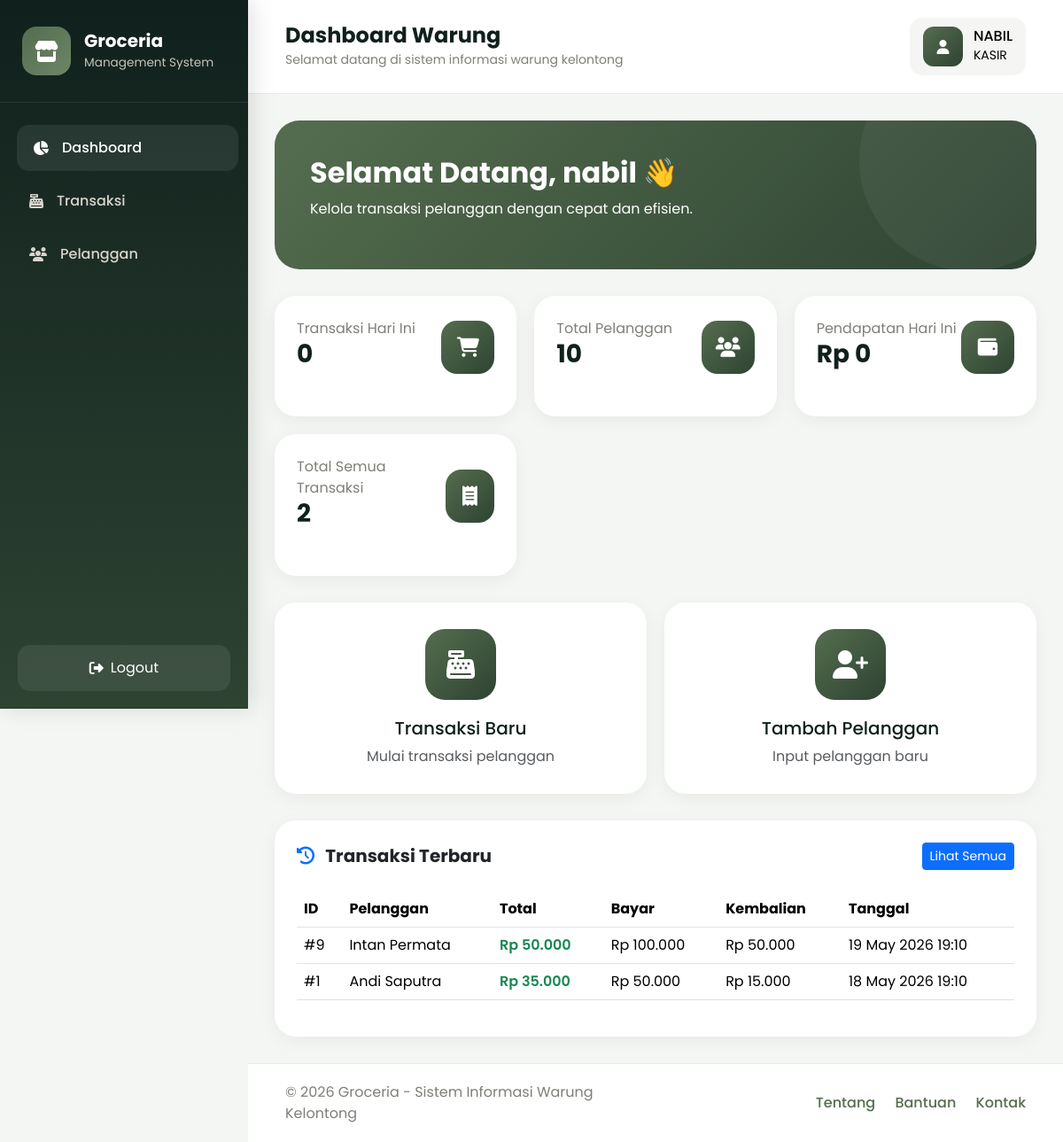
The app's page /dashboard/kasir.php (signed in), older data.
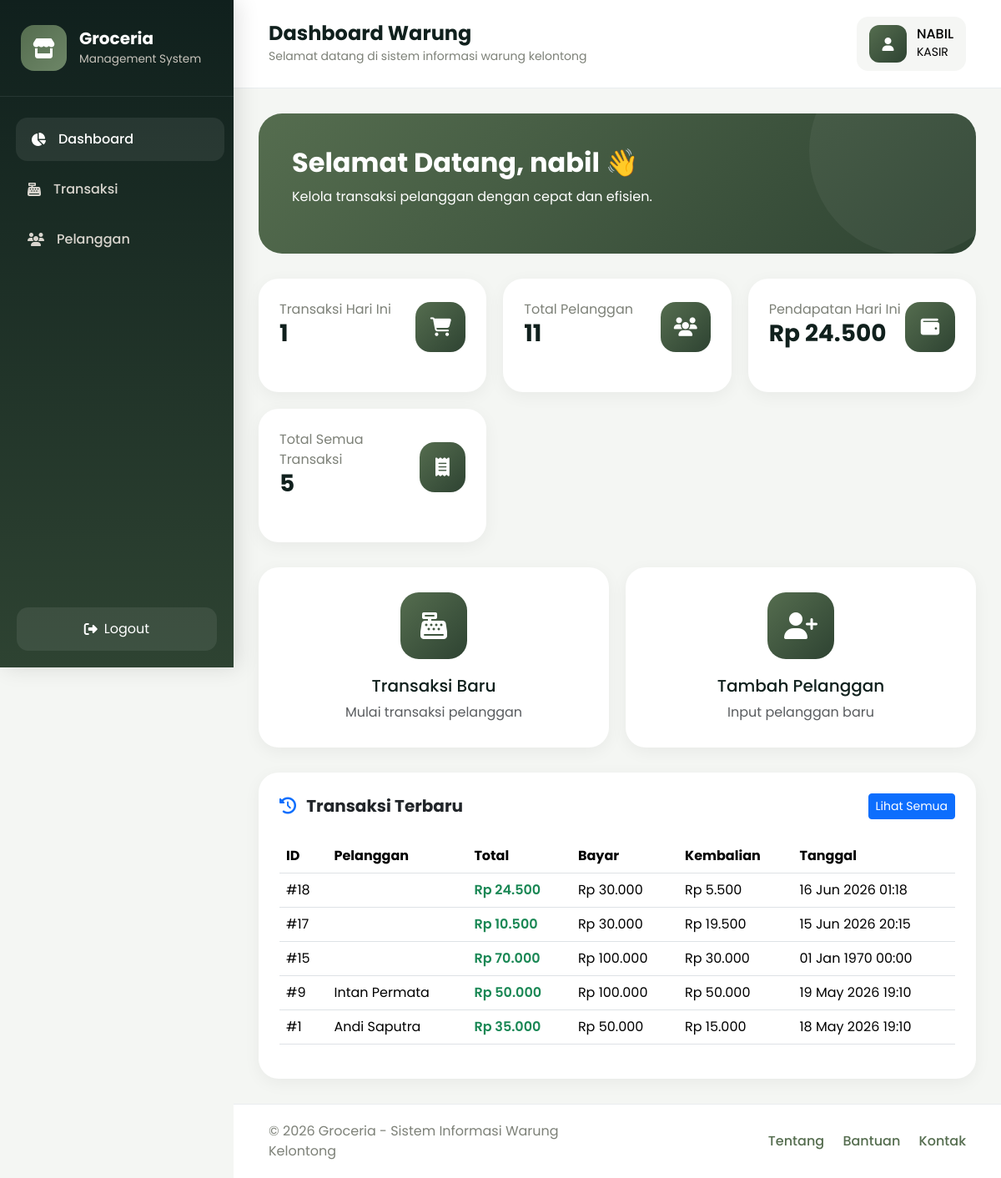
The same page, newer data.
### tables this page shows
CREATE TABLE `transaksi` (
  `id_transaksi` int(11) NOT NULL,
  `tanggal` datetime DEFAULT current_timestamp(),
  `id_pelanggan` int(11) DEFAULT NULL,
  `id_user` int(11) DEFAULT NULL,
  `total_harga` int(11) DEFAULT NULL,
  `diskon` int(11) DEFAULT 0,
  `total_bayar` int(11) DEFAULT 0,
  `poin_didapat` int(11) DEFAULT 0,
  `bayar` int(11) DEFAULT NULL,
  `kembalian` int(11) DEFAULT NULL
);

CREATE TABLE `pelanggan` (
  `id_pelanggan` int(11) NOT NULL,
  `nama_pelanggan` varchar(100) DEFAULT NULL,
  `alamat` text DEFAULT NULL,
  `no_hp` varchar(20) DEFAULT NULL,
  `poin_member` int(11) DEFAULT NULL
);

### dashboard/kasir.php (the view, shortened to what the changed rows need)
<?php
require '../config/koneksi.php';
$id_user = $_SESSION['id_user'];
$total_pelanggan = mysqli_num_rows(
    mysqli_query($conn,"SELECT * FROM pelanggan")
);
function transaksi_harian($conn, $id_user){
    $query = mysqli_query($conn,"
        SELECT COUNT(*) AS total
        FROM transaksi
        WHERE DATE(tanggal) = CURDATE()
        AND id_user = '$id_user'
    ");
    $data = mysqli_fetch_assoc($query);
    return $data['total'] ?? 0;
}
function pendapatan_harian($conn, $id_user){
    $query = mysqli_query($conn,"
        SELECT SUM(detail_transaksi.subtotal) AS total
        FROM detail_transaksi
        LEFT JOIN transaksi
        ON detail_transaksi.id_transaksi = transaksi.id_transaksi
        WHERE DATE(transaksi.tanggal) = CURDATE()
        AND transaksi.id_user = '$id_user'
    ");
    $data = mysqli_fetch_assoc($query);
    return $data['total'] ?? 0;
}
function total_transaksi_kasir($conn, $id_user){
    $query = mysqli_query($conn,"
        SELECT COUNT(*) AS total
        FROM transaksi
        WHERE id_user = '$id_user'
    ");
    $data = mysqli_fetch_assoc($query);
    return $data['total'] ?? 0;
}
$query_transaksi_terbaru = mysqli_query($conn,"
    SELECT
        transaksi.*,
        pelanggan.nama_pelanggan
    FROM transaksi
    LEFT JOIN pelanggan
    ON transaksi.id_pelanggan = pelanggan.id_pelanggan
    WHERE transaksi.id_user = '$id_user'
    ORDER BY transaksi.id_transaksi DESC
    LIMIT 5
");
?>
<!DOCTYPE html>
<html lang="id">
<head>
    <link href="https://cdn.jsdelivr.net/npm/bootstrap@5.3.3/dist/css/bootstrap.min.css"
          rel="stylesheet">
    <link rel="stylesheet"
          href="https://cdnjs.cloudflare.com/ajax/libs/font-awesome/6.5.1/css/all.min.css">
    <link rel="stylesheet"
          href="../assets/css/kasir.css">
</head>
<body>
<div class="dashboard-wrapper">
    <div class="main-content">
        <div class="content">
            <div class="welcome-card">
                <h2>
                    Selamat Datang,
                    <?= $_SESSION['username']; ?> 👋
                </h2>
            </div>
            <div class="stats-grid">
                <div class="stats-card">
                    <div class="stats-top">
                        <div>
                            <p>Transaksi Hari Ini</p>
                            <h3>
                                <?= transaksi_harian($conn, $id_user); ?>
                            </h3>
                        </div>
                    </div>
                </div>
                <div class="stats-card">
                    <div class="stats-top">
                        <div>
                            <p>Total Pelanggan</p>
                            <h3>
                                <?= $total_pelanggan; ?>
                            </h3>
                        </div>
                    </div>
                </div>
                <div class="stats-card">
                    <div class="stats-top">
                        <div>
                            <p>Pendapatan Hari Ini</p>
                            <h3>
                                Rp <?= number_format(
                                    pendapatan_harian($conn, $id_user),
                                    0,
                                    ',',
                                    '.'
                                ); ?>
                            </h3>
                        </div>
                    </div>
                </div>
                <div class="stats-card">
                    <div class="stats-top">
                        <div>
                            <p>Total Semua Transaksi</p>
                            <h3>
                                <?= total_transaksi_kasir($conn, $id_user); ?>
                            </h3>
                        </div>
                    </div>
                </div>
            </div>
            <div class="transaction-card">
                <div class="table-responsive">
                    <table class="table align-middle">
                        <thead>
                            <tr>
                                <th>ID</th>
                                <th>Pelanggan</th>
                                <th>Total</th>
                                <th>Bayar</th>
                                <th>Kembalian</th>
                                <th>Tanggal</th>
                            </tr>
                        </thead>
                        <tbody>
                        <?php while($transaksi = mysqli_fetch_assoc($query_transaksi_terbaru)) : ?>
                            <tr>
                                <td>
                                    #<?= $transaksi['id_transaksi']; ?>
                                </td>
                                <td>
                                    <?= $transaksi['nama_pelanggan']; ?>
                                </td>
                                <td>
                                    <span class="fw-semibold text-success">
                                        Rp <?= number_format(
                                            $transaksi['total_harga'],
                                            0,
                                            ',',
                                            '.'
                                        ); ?>
                                    </span>
                                </td>
                                <td>
                                    Rp <?= number_format(
                                        $transaksi['bayar'],
                                        0,
                                        ',',
                                        '.'
                                    ); ?>
                                </td>
                                <td>
                                    Rp <?= number_format(
                                        $transaksi['kembalian'],
                                        0,
                                        ',',
                                        '.'
                                    ); ?>
                                </td>
                                <td>
                                    <?= date(
                                        'd M Y H:i',
                                        strtotime($transaksi['tanggal'])
                                    ); ?>
                                </td>
                            </tr>
                        <?php endwhile; ?>
                        </tbody>
                    </table>
                </div>
            </div>
        </div>
    </div>
</div>
</body>
</html>

Row changes from the older to the newer data that the page shows:
added transaksi: id_transaksi "18", total_harga "24.500", bayar "30.000", kembalian "5.500", tanggal "16 Jun 2026 01:18"
added transaksi: id_transaksi "17", total_harga "10.500", bayar "30.000", kembalian "19.500", tanggal "15 Jun 2026 20:15"
added transaksi: id_transaksi "15", total_harga "70.000", bayar "100.000", kembalian "30.000", tanggal "01 Jan 1970 00:00"
Text that changed along with them:
transaksi_harian($conn, $id_user): "0" → "1"
$total_pelanggan: "10" → "11"
pendapatan_harian($conn, $id_user): "0" → "24.500"
total_transaksi_kasir($conn, $id_user): "2" → "5"
